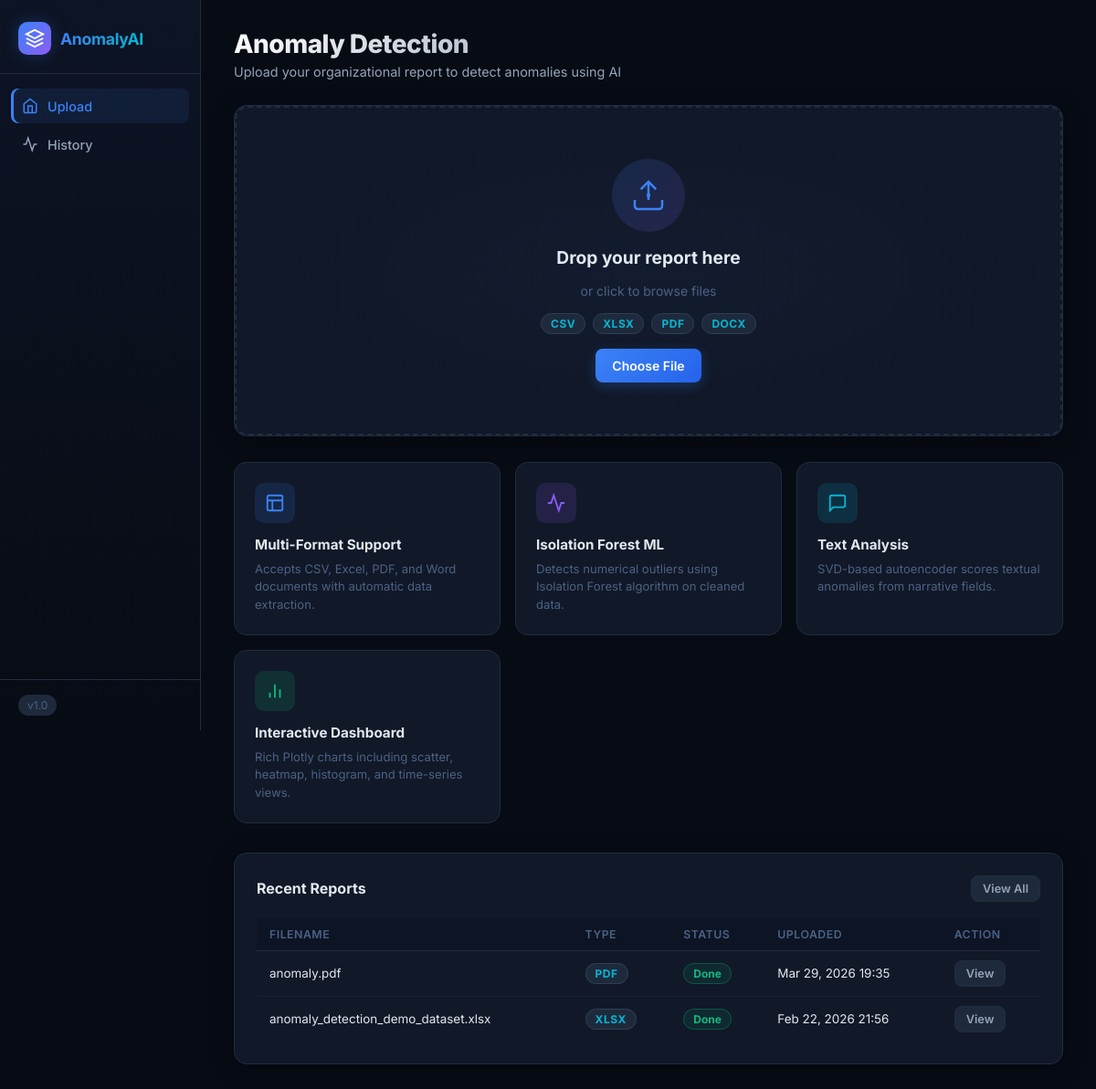
The page / on the database its author committed.
### core/models.py (models this page shows, shortened)
class UploadedReport(models.Model):
    STATUS_CHOICES = [
        ('pending', 'Pending'),
        ('processing', 'Processing'),
        ('done', 'Done'),
        ('failed', 'Failed'),
    ]
    file = models.FileField(upload_to=upload_to)
    original_filename = models.CharField(max_length=255)
    file_type = models.CharField(max_length=20)  # csv, xlsx, pdf, docx
    file_size = models.PositiveIntegerField(default=0)  # bytes
    status = models.CharField(max_length=20, choices=STATUS_CHOICES, default='pending')
    error_message = models.TextField(blank=True, null=True)
    uploaded_at = models.DateTimeField(auto_now_add=True)
    updated_at = models.DateTimeField(auto_now=True)
    class Meta:
        ordering = ['-uploaded_at']
        verbose_name = 'Uploaded Report'
        verbose_name_plural = 'Uploaded Reports'

### core/views.py (the view)
# urls.py: path('', views.home, name='home'),
def home(request):
    recent_reports = UploadedReport.objects.all()[:10]
    return render(request, 'core/home.html', {'recent_reports': recent_reports})

### templates/core/home.html (shortened to what this page needs)
{% extends "base.html" %}
{% load static %}
{% block nav_home %}active{% endblock %}
{% block content %}
<div class="page-header">
    <div class="page-header-text">
        <h1 class="page-title">Anomaly Detection</h1>
        <p class="page-subtitle">Upload your organizational report to detect anomalies using AI</p>
    </div>
</div>
<div class="upload-section">
    <div class="upload-card" id="uploadCard">
        <div class="upload-zone" id="dropZone">
            <div class="upload-icon-wrap">
                <div class="upload-icon pulse-ring">
                    <svg viewBox="0 0 24 24" fill="none" stroke="currentColor" stroke-width="1.5" width="40"
                        height="40">
                        <path d="M21 15v4a2 2 0 01-2 2H5a2 2 0 01-2-2v-4" />
                        <polyline points="17 8 12 3 7 8" />
                        <line x1="12" y1="3" x2="12" y2="15" />
                    </svg>
                </div>
            </div>
            <h2 class="upload-heading">Drop your report here</h2>
            <p class="upload-subtext">or click to browse files</p>
            <div class="upload-formats">
                <span class="format-badge">CSV</span>
                <span class="format-badge">XLSX</span>
                <span class="format-badge">PDF</span>
                <span class="format-badge">DOCX</span>
            </div>
            <button class="btn btn-primary" onclick="document.getElementById('fileInput').click()">
                Choose File
            </button>
        </div>
    </div>
</div>
<div class="features-grid">
    <div class="feature-card">
        <div class="feature-icon feature-icon--blue">
            <svg viewBox="0 0 24 24" fill="none" stroke="currentColor" stroke-width="2" width="22" height="22">
                <rect x="3" y="3" width="18" height="18" rx="2" />
                <path d="M3 9h18M9 21V9" />
            </svg>
        </div>
        <h3>Multi-Format Support</h3>
        <p>Accepts CSV, Excel, PDF, and Word documents with automatic data extraction.</p>
    </div>
    <div class="feature-card">
        <div class="feature-icon feature-icon--purple">
            <svg viewBox="0 0 24 24" fill="none" stroke="currentColor" stroke-width="2" width="22" height="22">
                <polyline points="22 12 18 12 15 21 9 3 6 12 2 12" />
            </svg>
        </div>
        <h3>Isolation Forest ML</h3>
        <p>Detects numerical outliers using Isolation Forest algorithm on cleaned data.</p>
    </div>
    <div class="feature-card">
        <div class="feature-icon feature-icon--cyan">
            <svg viewBox="0 0 24 24" fill="none" stroke="currentColor" stroke-width="2" width="22" height="22">
                <path d="M21 15a2 2 0 01-2 2H7l-4 4V5a2 2 0 012-2h14a2 2 0 012 2z" />
            </svg>
        </div>
        <h3>Text Analysis</h3>
        <p>SVD-based autoencoder scores textual anomalies from narrative fields.</p>
    </div>
    <div class="feature-card">
        <div class="feature-icon feature-icon--green">
            <svg viewBox="0 0 24 24" fill="none" stroke="currentColor" stroke-width="2" width="22" height="22">
                <line x1="18" y1="20" x2="18" y2="10" />
                <line x1="12" y1="20" x2="12" y2="4" />
                <line x1="6" y1="20" x2="6" y2="14" />
            </svg>
        </div>
        <h3>Interactive Dashboard</h3>
        <p>Rich Plotly charts including scatter, heatmap, histogram, and time-series views.</p>
    </div>
</div>
{% if recent_reports %}
<div class="section-card" style="margin-top:2rem;">
    <div class="section-header">
        <h2>Recent Reports</h2>
        <a href="{% url 'reports:history' %}" class="btn btn-ghost btn-sm">View All</a>
    </div>
    <div class="recent-table">
        <table class="data-table">
            <thead>
                <tr>
                    <th>Filename</th>
                    <th>Type</th>
                    <th>Status</th>
                    <th>Uploaded</th>
                    <th>Action</th>
                </tr>
            </thead>
            <tbody>
                {% for rpt in recent_reports %}
                <tr>
                    <td class="truncate">{{ rpt.original_filename }}</td>
                    <td><span class="format-badge">{{ rpt.file_type|upper }}</span></td>
                    <td><span class="status-badge status-{{ rpt.status }}">{{ rpt.status }}</span></td>
                    <td>{{ rpt.uploaded_at|date:"M d, Y H:i" }}</td>
                    <td>
                        {% if rpt.status == 'done' %}
                        <a href="{% url 'reports:result_table' rpt.id %}" class="btn btn-ghost btn-sm">View</a>
                        {% elif rpt.status == 'processing' or rpt.status == 'pending' %}
                        <a href="{% url 'core:processing' rpt.id %}" class="btn btn-ghost btn-sm">Track</a>
                        {% else %}—{% endif %}
                    </td>
                </tr>
                {% endfor %}
            </tbody>
        </table>
    </div>
</div>
{% endif %}
{% endblock %}

### rows shown on the page
UploadedReport: original_filename "anomaly.pdf", file_type "PDF", status "Done", uploaded_at "Mar 29, 2026 19:35", shows "View"
UploadedReport: original_filename "anomaly_detection_demo_dataset.xlsx", file_type "XLSX", status "Done", uploaded_at "Feb 22, 2026 21:56", shows "View"
